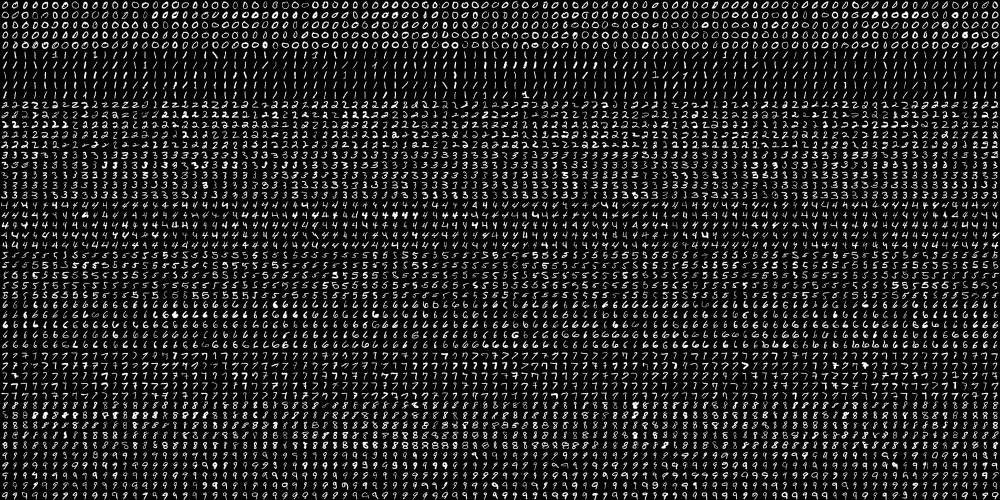
#> input picture images/digits.png, 2000 x 1000 px (shown at 1/2 size)
$ jupyter execute Digital_recognition.ipynb
#> lines starting #> are read from the running program, lines starting #| are printed output that depends on the picture; after the words box and inside, x2 and y2 are one past the last pixel; in counts of white or black regions, pixels touching at a corner belong together
##  Handwritten Digit Recognition

### Data Prep, Training and Evaluation

[cell 1]
import numpy as np
import cv2

# Let's take a look at our digits dataset
image = cv2.imread('images/digits.png')
#> image is the input picture: shape (1000, 2000, 3); min 0, max 255, mean 33.8
gray = cv2.cvtColor(image,cv2.COLOR_BGR2GRAY)
small = cv2.pyrDown(image)              #pyrdown commnad will reduce down the main image
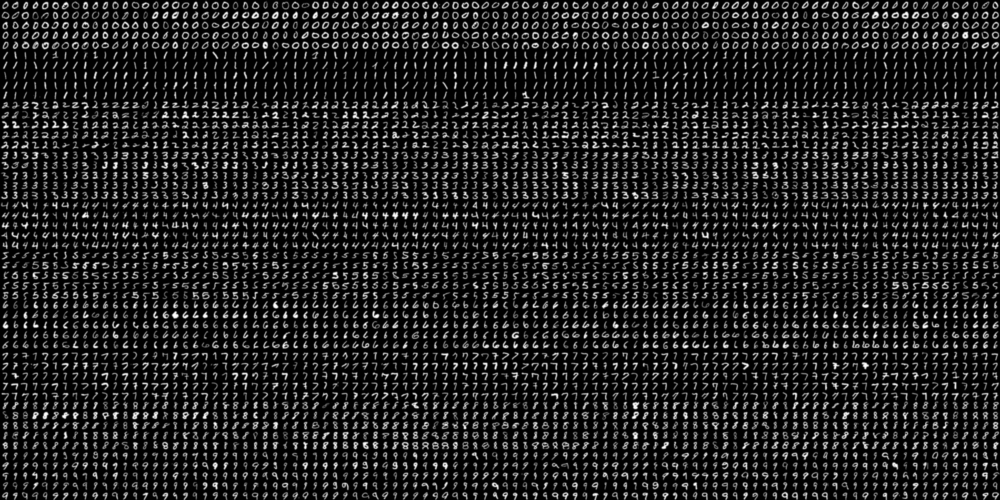
#> small: shape (500, 1000, 3); min 0, max 253, mean 33.8
cv2.imshow('Digits Image', small)
cv2.waitKey(0)
cv2.destroyAllWindows()

# Split the image to 5000 cells, each 20x20 size
# This gives us a 4-dim array: 50 x 100 x 20 x 20
cells = [np.hsplit(row,100) for row in np.vsplit(gray,50)]
#> cells = 50 items

# Convert the List data type to Numpy Array of shape (50,100,20,20)
x = np.array(cells)
print ("The shape of our cells array: " + str(x.shape))
#| The shape of our cells array: (50, 100, 20, 20)

# Split the full data set into two segments
# One will be used fro Training the model, the other as a test data set
train = x[:,:70].reshape(-1,400).astype(np.float32) # Size = (3500,400)
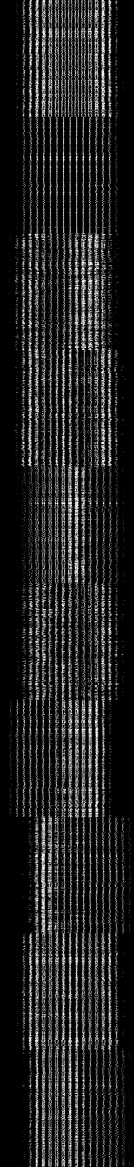
#> train: shape (3500, 400) float32 (shown at 1/3 size); min 0, max 255, mean 33.8
test = x[:,70:100].reshape(-1,400).astype(np.float32) # Size = (1500,400)
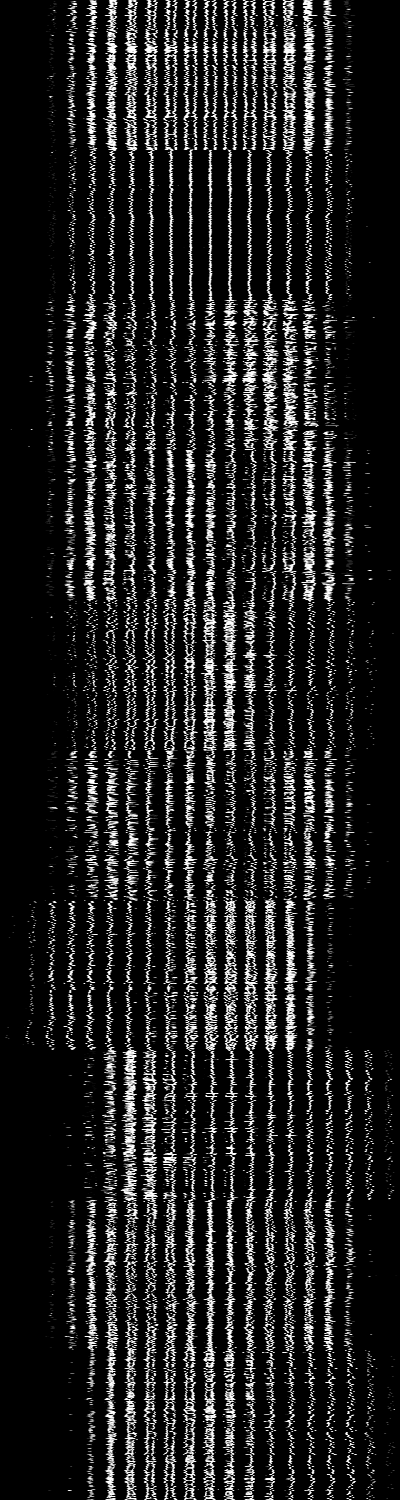
#> test: shape (1500, 400) float32; min 0, max 255, mean 33.8

# Create labels for train and test data
k = [0,1,2,3,4,5,6,7,8,9]
train_labels = np.repeat(k,350)[:,np.newaxis]
test_labels = np.repeat(k,150)[:,np.newaxis]

# Initiate kNN, train the data, then test it with test data for k=3
knn = cv2.ml.KNearest_create()
knn.train(train, cv2.ml.ROW_SAMPLE, train_labels)
ret, result, neighbors, distance = knn.findNearest (test, k=3)
#> ret = 0; result = 1500 values, max 9 at index 546, min 0 at index 0, mean 4.46; neighbors = 1500 rows, first 8: [0, 0, 0], [0, 0, 0], [0, 0, 0], [0, 0, 0], [0, 0, 0], [0, 0, 0], [0, 0, 0], [0, 0, 0]; distance = 1500 rows, first 8: [771799, 787246, 821341], [916008, 1053323, 1083589], [452262, 472470, 523199], [699510, 717288, 728714], [506154, 571763, 631203], [630256, 699302, 711550], [688307, 697413, 722577], [629131, 681500, 744434]

# Now we check the accuracy of classification
# For that, compare the result with test_labels and check which are wrong
matches = result == test_labels
correct = np.count_nonzero(matches)
#> correct = 1402
accuracy = correct * (100.0 / result.size)
#> accuracy = 93.47
print("Accuracy is = %.2f" % accuracy + "%")
#| Accuracy is = 93.47%

### Defining some functions we will use to prepare an input image

[cell 2]
def x_cord_contour(contour):
    # This function take a contour from findContours
    # it then outputs the x centroid coordinates
    M = cv2.moments(contour)
    return (int(M['m10']/M['m00']))


def makeSquare(not_square):
    # This function takes an image and makes the dimenions square
    # It adds black pixels as the padding where needed

    BLACK = [0,0,0]
    img_dim = not_square.shape
    height = img_dim[0]
    width = img_dim[1]
    #print("Height = ", height, "Width = ", width)
    if (height == width):
        square = not_square
        return square
    else:
        doublesize = cv2.resize(not_square,(2*width, 2*height), interpolation = cv2.INTER_CUBIC)
        height = height * 2
        width = width * 2
        #print("New Height = ", height, "New Width = ", width)
        if (height > width):
            pad = int((height - width)/2)
            #print("Padding = ", pad)
            doublesize_square = cv2.copyMakeBorder(doublesize,0,0,pad,pad,cv2.BORDER_CONSTANT,value=BLACK)
        else:
            pad = (width - height)/2
            #print("Padding = ", pad)
            doublesize_square = cv2.copyMakeBorder(doublesize,pad,pad,0,0,\
                                                   cv2.BORDER_CONSTANT,value=BLACK)
    doublesize_square_dim = doublesize_square.shape
    #print("Sq Height = ", doublesize_square_dim[0], "Sq Width = ", doublesize_square_dim[1])
    return doublesize_square


def resize_to_pixel(dimensions, image):
    # This function then re-sizes an image to the specificied dimenions

    buffer_pix = 4
    dimensions  = dimensions - buffer_pix
    squared = image
    r = float(dimensions) / squared.shape[1]
    dim = (dimensions, int(squared.shape[0] * r))
    resized = cv2.resize(image, dim, interpolation = cv2.INTER_AREA)
    img_dim2 = resized.shape
    height_r = img_dim2[0]
    width_r = img_dim2[1]
    BLACK = [0,0,0]
    if (height_r > width_r):
        resized = cv2.copyMakeBorder(resized,0,0,0,1,cv2.BORDER_CONSTANT,value=BLACK)
    if (height_r < width_r):
        resized = cv2.copyMakeBorder(resized,1,0,0,0,cv2.BORDER_CONSTANT,value=BLACK)
    p = 2
    ReSizedImg = cv2.copyMakeBorder(resized,p,p,p,p,cv2.BORDER_CONSTANT,value=BLACK)
    img_dim = ReSizedImg.shape
    height = img_dim[0]
    width = img_dim[1]
    #print("Padded Height = ", height, "Width = ", width)
    return ReSizedImg

## Loading a new image, preprocessing it and classifying the digits

[cell 3]
import numpy as np
import cv2

image = cv2.imread('images/numbers.jpg')
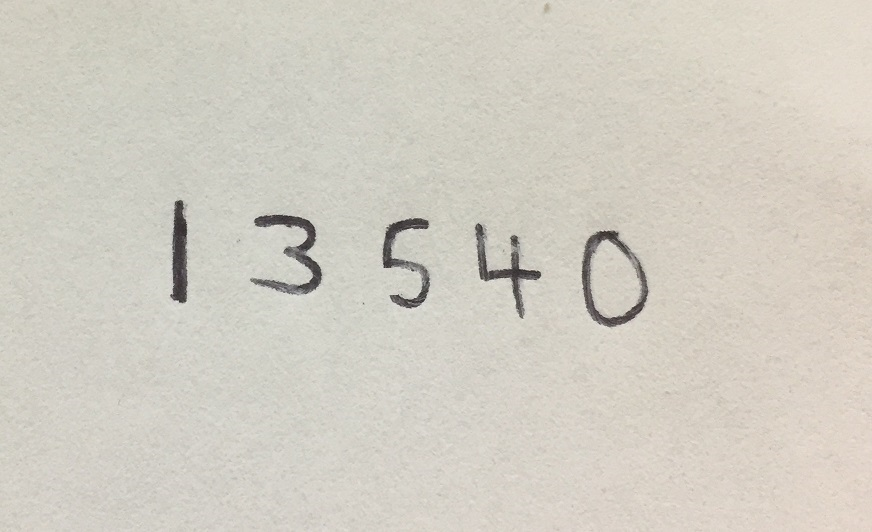
#> input picture images/numbers.jpg, 872 x 532 px
#> image is the input picture: shape (532, 872, 3); mean B, G, R 195.2, 205.6, 209.7
gray = cv2.cvtColor(image,cv2.COLOR_BGR2GRAY)
#> gray: shape (532, 872)
cv2.imshow("image", image)
cv2.imshow("gray", gray)
cv2.waitKey(0)

# Blur image then find edges using Canny
blurred = cv2.GaussianBlur(gray, (5, 5), 0)
cv2.imshow("blurred", blurred)
cv2.waitKey(0)

edged = cv2.Canny(blurred, 30, 150)
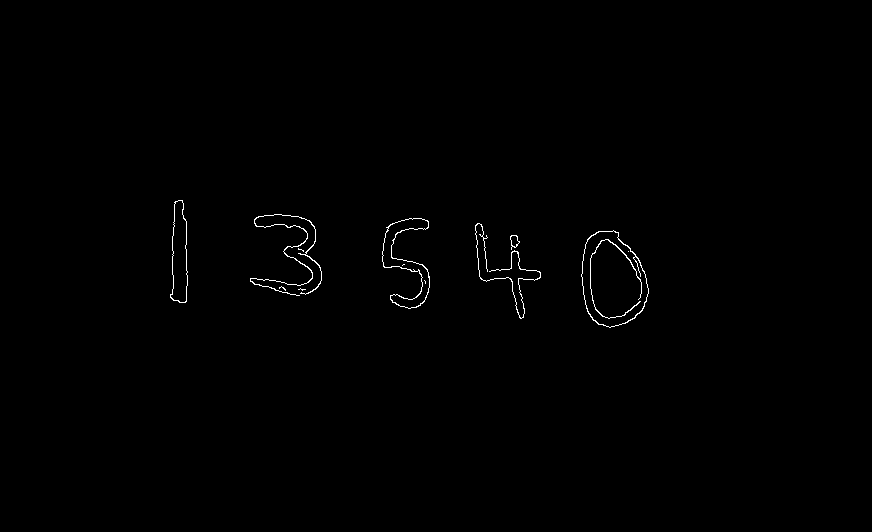
#> edged: shape (532, 872); 0.45% white in thin lines or dots, all inside (x1, y1, x2, y2) = (170, 200, 649, 328)
cv2.imshow("edged", edged)
cv2.waitKey(0)

# Find Contours
contours, _ = cv2.findContours(edged.copy(), cv2.RETR_EXTERNAL, cv2.CHAIN_APPROX_SIMPLE)
#> contours = 9 contours, 3 with area under 20; largest, box (x1, y1, x2, y2) and area: (581, 230, 649, 328) 4854, (382, 218, 430, 309) 1474, (170, 200, 188, 303) 1286, (250, 214, 322, 296) 92, (510, 235, 520, 250) 75, (475, 223, 541, 319) 28
contours, hierarchy = cv2.findContours(edged.copy(), cv2.RETR_EXTERNAL, cv2.CHAIN_APPROX_NONE)
#Sort out contours left to right by using their x cordinates
contours = sorted(contours, key = x_cord_contour, reverse = False)
#> in x_cord_contour, `M = cv2.moments(contour)`: M = moments, m00 1, centre m10/m00, m01/m00 = (302, 289.3)

# Create empty array to store entire number
full_number = []

# loop over the contours
for c in contours:
    # compute the bounding box for the rectangle
    (x, y, w, h) = cv2.boundingRect(c)

    #cv2.drawContours(image, contours, -1, (0,255,0), 3)
    #cv2.imshow("Contours", image)

    if w >= 5 and h >= 25:
        roi = blurred[y:y + h, x:x + w]
        ret, roi = cv2.threshold(roi, 127, 255,cv2.THRESH_BINARY_INV)
        squared = makeSquare(roi)
        final = resize_to_pixel(20, squared)
        cv2.imshow("final", final)
        final_array = final.reshape((1,400))
        final_array = final_array.astype(np.float32)
        ret, result, neighbours, dist = knn.findNearest(final_array, k=1)
        number = str(int(float(result[0])))
        full_number.append(number)
        # draw a rectangle around the digit, the show what the
        # digit was classified as
        cv2.rectangle(image, (x, y), (x + w, y + h), (0, 0, 255), 2)
        cv2.putText(image, number, (x , y + 155),
            cv2.FONT_HERSHEY_COMPLEX, 2, (255, 0, 0), 2)
        cv2.imshow("image", image)
        cv2.waitKey(0)
#> this loop made 9 passes
#> (x, y, w, h, pad in makeSquare, doublesize_square_dim in makeSquare, r in resize_to_pixel, img_dim2 in resize_to_pixel) on passes 1, 3, 6, 7, 9: (170, 200, 18, 103, 85, (206, 206), 0.0777, (15, 16)), (250, 214, 72, 82, 10, (164, 164), 0.0976, (16, 16)), (382, 218, 48, 91, 43, (182, 182), 0.0879, (16, 16)), (475, 223, 66, 96, 30, (192, 192), 0.0833, (16, 16)), (581, 230, 68, 98, 30, (196, 196), 0.0816, (15, 16))
#> (x, y, w, h) on passes 2, 4, 5, 8: (279, 286, 7, 5), (298, 248, 6, 4), (298, 288, 8, 3), (510, 235, 10, 15)
#> pass 1, in makeSquare, `doublesize = cv2.resize(not_square,(2*width, 2*height), interpolation ..`:
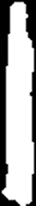
#> doublesize: shape (206, 36); min 0, max 255, mean 168.9
#> pass 1, in makeSquare, `doublesize_square = cv2.copyMakeBorder(doublesize,0,0,pad,pad,cv2.BORD..`:
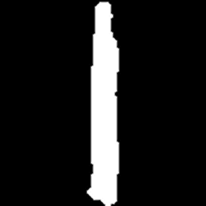
#> doublesize_square: shape (206, 206); min 0, max 255, mean 29.5
#> pass 1, `cv2.imshow("image", image)`:
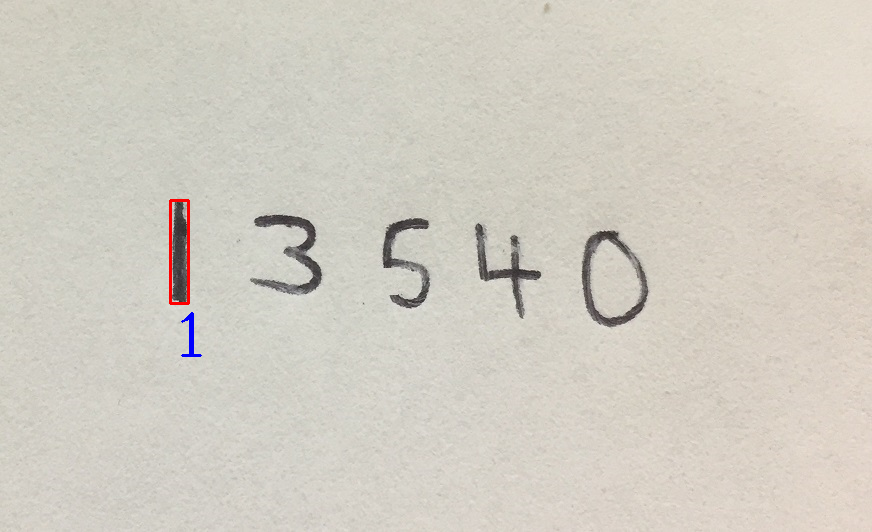
#> window 'image': shape (532, 872, 3); mean B, G, R 195, 205.2, 209.7
#> after the loop:
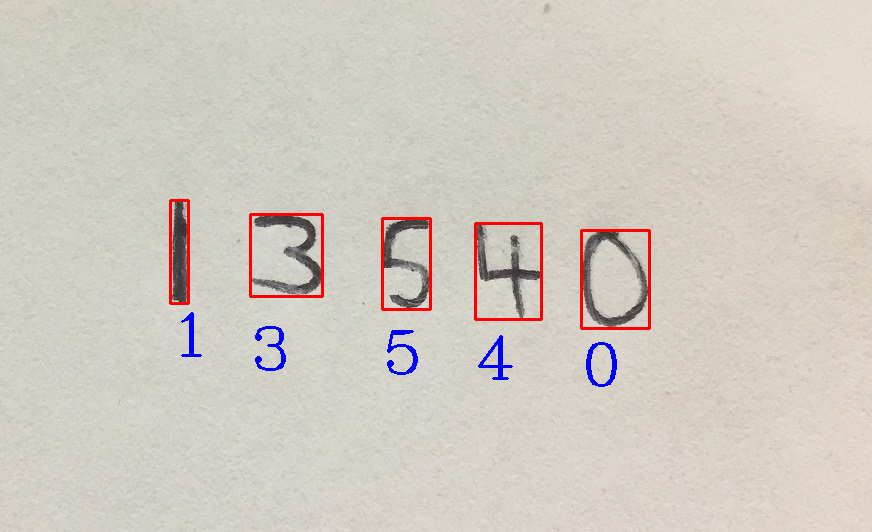
#> image: shape (532, 872, 3); 1.41% of pixels changed, all inside (x1, y1, x2, y2) = (169, 199, 651, 387)
#> after the loop:
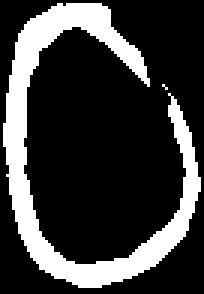
#> roi: shape (98, 68) (shown 3 times larger); 22.9% white; 2 white regions (1 under 20 px), largest, box (x1, y1, x2, y2) and area: (1, 1, 67, 96) 1522
#> after the loop, full_number = ['1', '3', '5', '4', '0']

cv2.destroyAllWindows()
print ("The number is: " + ''.join(full_number))
#| The number is: 13540
